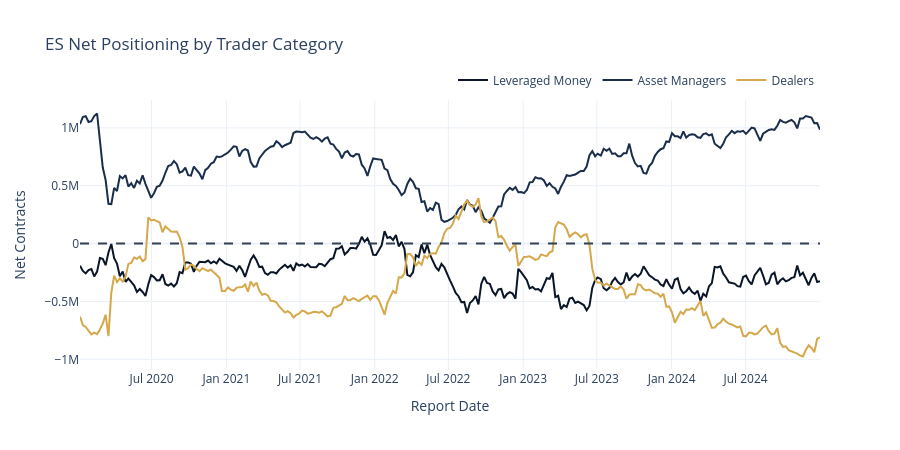

The notebook cell this image was saved under:
### Code cell
# Visualize trader categories over time
es_pd = es_cot.to_pandas()

fig = go.Figure()

fig.add_trace(
    go.Scatter(
        x=es_pd["report_date"],
        y=es_pd["lev_money_net"],
        mode="lines",
        name="Leveraged Money",
        line=dict(color=COLORS["blue"], width=2),
    )
)
fig.add_trace(
    go.Scatter(
        x=es_pd["report_date"],
        y=es_pd["asset_mgr_net"],
        mode="lines",
        name="Asset Managers",
        line=dict(color=COLORS["slate"], width=2),
    )
)
fig.add_trace(
    go.Scatter(
        x=es_pd["report_date"],
        y=es_pd["dealer_net"],
        mode="lines",
        name="Dealers",
        line=dict(color=COLORS["amber"], width=2),
    )
)

fig.add_hline(y=0, line_dash="dash", line_color=COLORS["neutral"])

fig.update_layout(
    height=450,
    title="ES Net Positioning by Trader Category",
    template="plotly_white",
    xaxis_title="Report Date",
    yaxis_title="Net Contracts",
    legend=dict(orientation="h", yanchor="bottom", y=1.02, xanchor="right", x=1),
)
fig.show()

### Figure 1 — Plotly figure (JSON) as saved in the notebook; plotly's stock layout.template omitted (floating-point values rounded to 4 significant figures; data arrays with more than 128 entries replaced by an {"elided": "..."} marker saying what was removed)
{"data": [{"line": {"color": "#0a1628", "width": 2}, "mode": "lines", "name": "Leveraged Money", "type": "scatter", "x": {"elided": "261 str values"}, "y": {"elided": "261 int values"}}, {"line": {"color": "#1a2d4a", "width": 2}, "mode": "lines", "name": "Asset Managers", "type": "scatter", "x": {"elided": "261 str values"}, "y": {"elided": "261 int values"}}, {"line": {"color": "#D4A84B", "width": 2}, "mode": "lines", "name": "Dealers", "type": "scatter", "x": {"elided": "261 str values"}, "y": {"elided": "261 int values"}}], "layout": {"height": 450, "legend": {"orientation": "h", "x": 1, "xanchor": "right", "y": 1.02, "yanchor": "bottom"}, "shapes": [{"line": {"color": "#334155", "dash": "dash"}, "type": "line", "x0": 0, "x1": 1, "xref": "x domain", "y0": 0, "y1": 0, "yref": "y"}], "title": {"text": "ES Net Positioning by Trader Category"}, "xaxis": {"title": {"text": "Report Date"}}, "yaxis": {"title": {"text": "Net Contracts"}}}}
